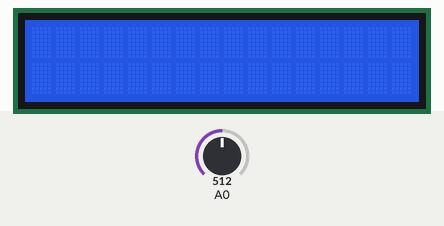
Bench run of a sketch on a simulated Arduino Uno, built with avr-gcc and run on an emulated ATmega328P. Parts: 16×2 character LCD. The test bench sets the inputs (shaded band); at power-on: A0 = 512. Random numbers use the default seed unless the sketch sets one.

Above: at 1.2 s.
1.3 s: A0 set to 185
At 1.5 s:
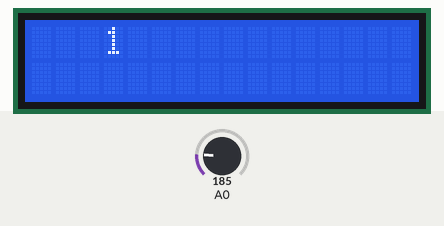
2.8 s: A0 set to 205
At 3.3 s:
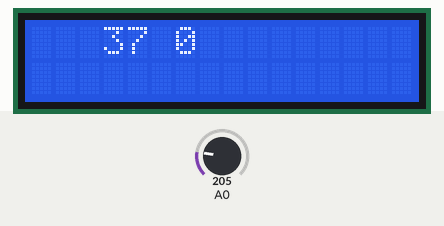
4.4 s: A0 set to 122
At 6.71 s:
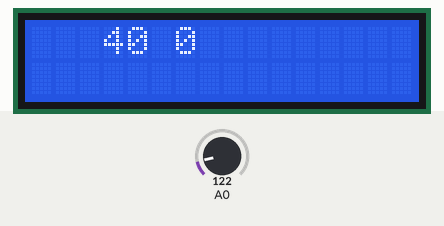
Timing chart, 0 to 8.2 s (numbered marks = the images above; inputs shaded):
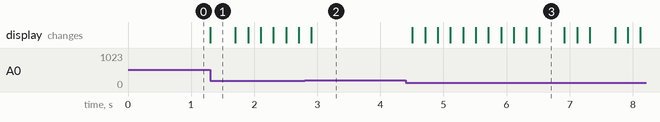

The sketch:

finalornek_soru.ino
```cpp
      #include <LiquidCrystal.h>

      LiquidCrystal lcd(12,11,5,4,3,2);

      #define sag 0
      #define ust 1
      #define alt 2
      #define sol 3
      #define secim 4
      #define yok 5

      int okunan = 0;
      int deger = 0;


      void setup()
      {
        lcd.begin(16,2);
        pinMode(A0,INPUT);
      }

      void loop()
      {
         int  s1,s2,sonuc;
        deger=tus_oku();
        if(deger==0)
        {
          s1=random(1,50);
          lcd.setCursor(0,0);
          lcd.print(s1);
          delay(200);
        }
        else if(deger == 1)
        {
          s2=random(1,50);
          lcd.setCursor(3,0);
          lcd.print(s2);
          delay(200);
        }
        else if(deger==2)
        {
          sonuc=s1+s2;
          lcd.setCursor(6,0);
          lcd.print(sonuc);
          delay(200);
        }
      }

      int tus_oku()
      {
        okunan = analogRead(0);
        if(okunan>1000) return yok;
        if(okunan<50) return sag;
        if(okunan<195) return ust;
        if(okunan<380)return alt;
        if(okunan<555)return sol;
        if(okunan<790)return secim;
        return yok;
      }
```

Measured:
- after the input at 1.3 s, the display: changes at once (image 1)
- after the input at 4.4 s, the display: first changes after 0.11 s (image 3 shows a later state)
- what the display in image 1 shows lasts 0.4 s, from 1.3 s to 1.7 s
